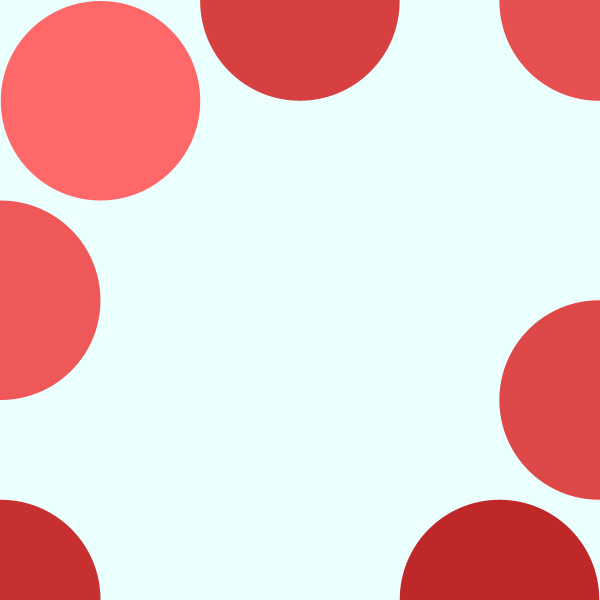
Frame 1 (no input)
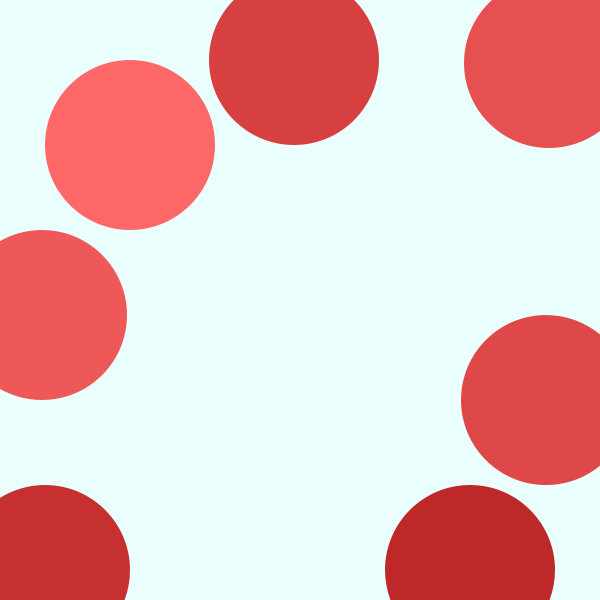
Frame 60 (the mouse pressed at the canvas centre just before this capture)
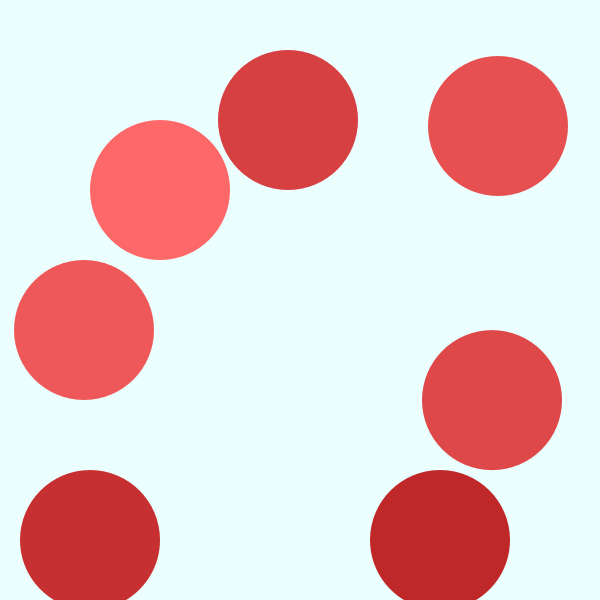
Frame 120 (the mouse held since frame 60 and released just before this capture)

The Processing sketch that drew these frames (run headless with seeded random() and noise(); from frame 60 on, the mouse is pressed at the canvas centre):

// Processing sketch: processing_14389
// ── processing_14389.pde



//first balloon
float x1 = 100;
float y1 = 100;
float x1speed = 0.5;
float y1speed = 0.75;
float x1wide = 200;
float y1tall = 200;

//second balloon
float x2 = 600;
float y2 = 400;
float x2speed = -0.9;
float y2speed = 0.001;
float x2wide = 200;
float y2tall = 200;

//third balloon
float x3 = 0;
float y3 = 300;
float x3speed = 0.7;
float y3speed = 0.25;
float x3wide = 200;
float y3tall = 200;

//fourth balloon
float x4 = 300;
float y4 = 0;
float x4speed = -0.1;
float y4speed = 1;
float x4wide = 200;
float y4tall = 200;

//fifth balloon
float x5 = 0;
float y5 = 600;
float x5speed = 0.75;
float y5speed = -0.5;
float x5wide = 200;
float y5tall = 200;

//sixth balloon
float x6 = 600;
float y6 = 0;
float x6speed = -0.85;
float y6speed = 1.05;
float x6wide = 200;
float y6tall = 200;

//seventh balloon
float x7 = 500;
float y7 = 600;
float x7speed = -0.5;
float y7speed = -0.5;
float x7wide = 200;
float y7tall = 200;

//speed of shrinking
float shrinkspeed = 0.5;

void setup() {
 
  size(600,600);
 
  stroke(0);
 
}

void draw() {
  background(236, 255, 255);
  
//first balloon
  x1 = x1 + x1speed;
  y1 = y1 + y1speed;
  x1wide = x1wide - shrinkspeed;
  y1tall = y1tall - shrinkspeed;
    fill(255,104,104);
    noStroke();
    ellipse(x1,y1,x1wide,y1tall);
    
  if (x1wide < 0){
    x1 = 100;
    y1 = 100;
    x1wide = 200;
    y1tall = 200;}
  
//second balloon
  x2 = x2 + x2speed;
  y2 = y2 + y2speed;
  x2wide = x2wide - shrinkspeed;
  y2tall = y2tall - shrinkspeed;
    fill(223,72,72);
    noStroke();
    ellipse(x2,y2,x2wide,y2tall);
    
  if (x2wide < 0){
    x2 = 600;
    y2 = 400;
    x2wide = 200;
    y2tall = 200;}
    
//third balloon
  x3 = x3 + x3speed;
  y3 = y3 + y3speed;
  x3wide = x3wide - shrinkspeed;
  y3tall = y3tall - shrinkspeed;
    fill(239,88,88);
    noStroke();
    ellipse(x3,y3,x3wide,y3tall);
    
  if (x3wide < 0){
    x3 = 0;
    y3 = 300;
    x3wide = 200;
    y3tall = 200;}
    
    //fourth balloon
  x4 = x4 + x4speed;
  y4 = y4 + y4speed;
  x4wide = x4wide - shrinkspeed;
  y4tall = y4tall - shrinkspeed;
    fill(215,64,64);
    noStroke();
    ellipse(x4,y4,x4wide,y4tall);
    
  if (x4wide < 0){
    x4 = 300;
    y4 = 0;
    x4wide = 200;
    y4tall = 200;}
    
//fifth balloon
  x5 = x5 + x5speed;
  y5 = y5 + y5speed;
  x5wide = x5wide - shrinkspeed;
  y5tall = y5tall - shrinkspeed;
    fill(199,48,48);
    noStroke();
    ellipse(x5,y5,x5wide,y5tall);
    
  if (x5wide < 0){
    x5 = 0;
    y5 = 600;
    x5wide = 200;
    y5tall = 200;}
    
//sixth balloon
  x6 = x6 + x6speed;
  y6 = y6 + y6speed;
  x6wide = x6wide - shrinkspeed;
  y6tall = y6tall - shrinkspeed;
    fill(231,80,80);
    noStroke();
    ellipse(x6,y6,x6wide,y6tall);
    
  if (x6wide < 0){
    x6 = 600;
    y6 = 0;
    x6wide = 200;
    y6tall = 200;}
     
     
//seventh balloon
  x7 = x7 + x7speed;
  y7 = y7 + y7speed;
  x7wide = x7wide - shrinkspeed;
  y7tall = y7tall - shrinkspeed;
    fill(191,40,40);
    noStroke();
    ellipse(x7,y7,x7wide,y7tall);
    
  if (x7wide < 0){
    x7 = 500;
    y7 = 600;
    x7wide = 200;
    y7tall = 200;}
    
    
    
}                                                               
